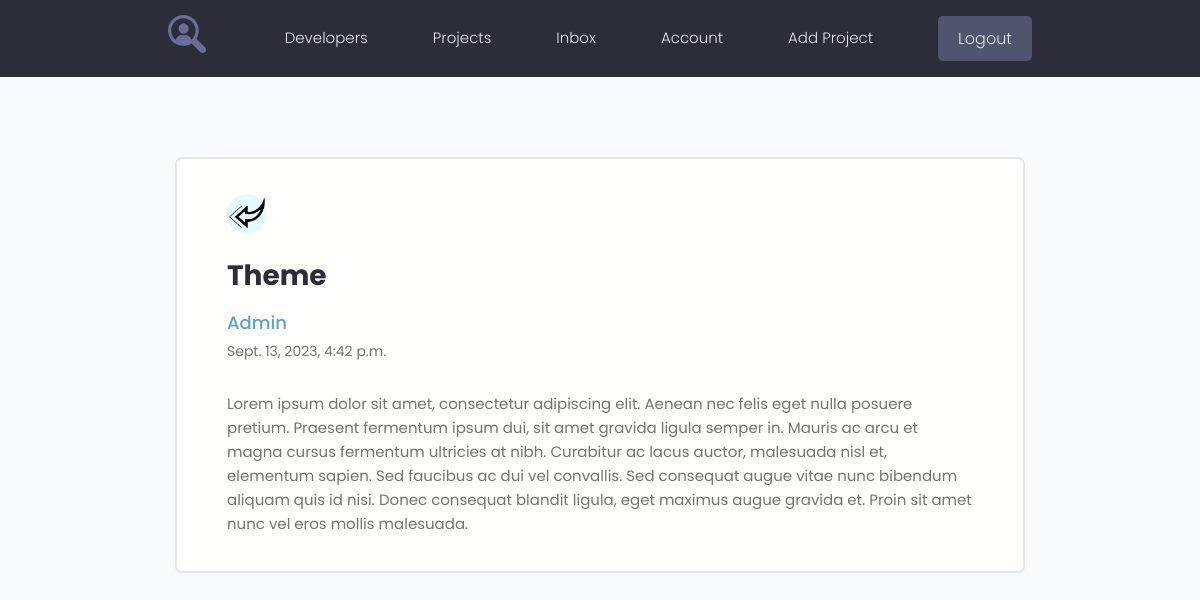
Screenshot of /message/2 (signed in) with the database file from the repository.
### users/models.py (models this page shows, shortened)
class Message(models.Model):
    sender = models.ForeignKey(Profile, on_delete=models.SET_NULL, null=True, blank=True)
    recipient = models.ForeignKey(Profile, on_delete=models.SET_NULL, null=True, blank=True, related_name='messages')
    name = models.CharField(max_length=200, null=True, blank=True)
    email = models.EmailField(max_length=200, null=True, blank=True)
    subject = models.CharField(max_length=200, null=True, blank=True)
    body = models.TextField()
    is_read = models.BooleanField(default=False, null=True)
    created = models.DateTimeField(auto_now_add=True)
    class Meta:
        ordering = ['is_read', '-created']

class Profile(models.Model):
    user = models.OneToOneField(User, on_delete=models.CASCADE, blank=True, null=True)
    name = models.CharField(max_length=200, blank=True, null=True)
    email = models.EmailField(max_length=500, blank=True, null=True)
    username = models.CharField(max_length=200, blank=True, null=True)
    short_info = models.CharField(max_length=200, blank=True, null=True)
    bio = models.TextField(blank=True, null=True)
    profile_image = models.ImageField(upload_to='profiles/', blank=True, null=True,
                                      default='profiles/user-default.png')
    social_github = models.CharField(max_length=200, blank=True, null=True)
    social_youtube = models.CharField(max_length=200, blank=True, null=True)
    social_website = models.CharField(max_length=200, blank=True, null=True)
    created = models.DateTimeField(auto_now_add=True)
    def __str__(self):
        return self.username

### users/views.py (the view)
# urls.py: path('message/<pk>', views.view_message, name='message'),
@login_required(login_url='login')
def view_message(request, pk):
    profile = request.user.profile
    message = profile.messages.get(pk=pk)
    if not message.is_read:
        message.is_read = True
        message.save()
    context = {'message': message}
    return render(request, 'users/message.html', context)

### users/templates/users/message.html
{% extends 'projects/base.html' %}
{% load static %}
{% block content %}
  <main class="messagePage my-xl">
    <div class="content-box">
      <div class="message">
        <a class="backButton" href="{% url 'inbox' %}">
          <img src="{% static 'images/left.png' %}" alt="left">
        </a>
        <h2 class="message__subject">{{ message.subject }}</h2>
        {% if message.sender %}
          <a href="{% url 'user_profile' message.sender.id %}" class="message__author">{{ message.sender }}</a>
        {% else %}
          <a href="" class="message__author">{{ message.name }}</a>
        {% endif %}
          <p class="message__date">{{ message.created }}</p>
          <div class="message__body">
            {{ message.body | linebreaksbr }}
          </div>
      </div>
    </div>
  </main>
{% endblock %}

### projects/static/styles/app.css (style rules this page uses)
:root { --color-sub: #2d2d39; }
img { width: 100%; }
.content-box { width: 95%; max-width: 85rem; margin: 0 auto; }
.message { padding: 2.5rem 0; }
.message > a { display: flex; gap: 1rem; }
.message__author, .message__date { flex-basis: 25%; }
.message__subject { flex-basis: 50%; }
.message__date { text-align: right; }
.messagePage .message { list-style: none; background: var(--color-white); padding: 3.5rem 5rem; border: 2px solid var(--color-light); border-radius: 0.7rem; }
.messagePage .message__subject { font-size: 2.8rem; color: var(--color-sub); margin-bottom: 1rem; margin-top: 2rem; }
.messagePage .message__author { font-size: 1.8rem; font-weight: 500; }
.messagePage .message__date { font-size: 1.4rem; font-weight: 400; text-align: left; margin-bottom: 3rem; }
.backButton { background: var(--color-main-light); color: var(--color-main); width: 4rem; height: 4rem; display: flex; align-items: center; justify-content: center; border-radius: 50%; }

### projects/static/uikit/styles/modules/_variables.css (style rules this page uses)
:root { --color-main: #5aa5b9; --color-main-light: #e6faff; --color-sub: #3f4156; --color-sub-light: #51546e; --color-sub-lighter: #ededfd; --color-text: #737373; --color-gray: #8b8b8b; --color-light: #e5e7eb; --color-light-gray: #767676; --color-bg: #f8fafd; --color-white: #fffefd; --color-white-light: #f3f3f3; --color-success: #359e64; --color-success-bg: #def8e8; --color-error: #fc4b0b; --color-error-bg: #fff2ee; --font-base: 'Poppins', arial, helvetica, 'Segoe UI', roboto, ubuntu, sans-serif; --font-monospace: 'Fira Code', 'Courier New', courier, monospace; --font-regular: 300; --font-medium: 500; --font-bold: 700; --generic-shadow: 1px 1px 5px #00000010; --generic-transition: all 0.3s ease-in-out; }

### projects/static/uikit/styles/modules/_base.css (style rules this page uses)
* { margin: 0; padding: 0; box-sizing: border-box; text-rendering: optimizeLegibility; color: inherit; font-size: inherit; }
html { font-size: 50%; }
@media only screen and (min-width: 480px) { html { font-size: 56.25%; } }
@media only screen and (min-width: 1200px) { html { font-size: 62.5%; } }
body { line-height: 1.6; font-weight: 400; font-size: 1.5rem; color: var(--color-text); background-color: var(--color-bg); min-height: 100vh; }

### projects/static/uikit/styles/modules/_typography.css (style rules this page uses)
* { font-family: var(--font-base); }
h2 { font-size: 3.6rem; font-weight: var(--font-bold); }
p, span, strong { font-size: 1.6rem; color: var(--color-text); font-weight: var(--font-regular); }
a { padding-bottom: 2px; text-decoration: none; display: inline-block; color: var(--color-main); font-weight: var(--font-medium); }

### projects/static/uikit/styles/modules/_utilities.css (style rules this page uses)
.my-xl { margin: 8rem auto; }

### rows the page displays
Message: subject "Theme", sender "Admin", created "Sept. 13, 2023, 4:42 p.m.", body "Lorem ipsum dolor sit amet, consectetur adipiscing elit. Aenean nec felis eget nulla posuere pretium. Praesent fermentum ipsum dui, sit amet gravida ligula semper in. Mauris ac arcu et magna cursus fermentum ultricies at nibh. Curabitur ac lacus auctor, malesuada nisl et, elementum sapien. Sed faucibus ac dui vel convallis. Sed consequat augue vitae nunc bibendum aliquam quis id nisi. Donec consequat blandit ligula, eget maximus augue gravida et. Proin sit amet nunc vel eros mollis malesuada."
